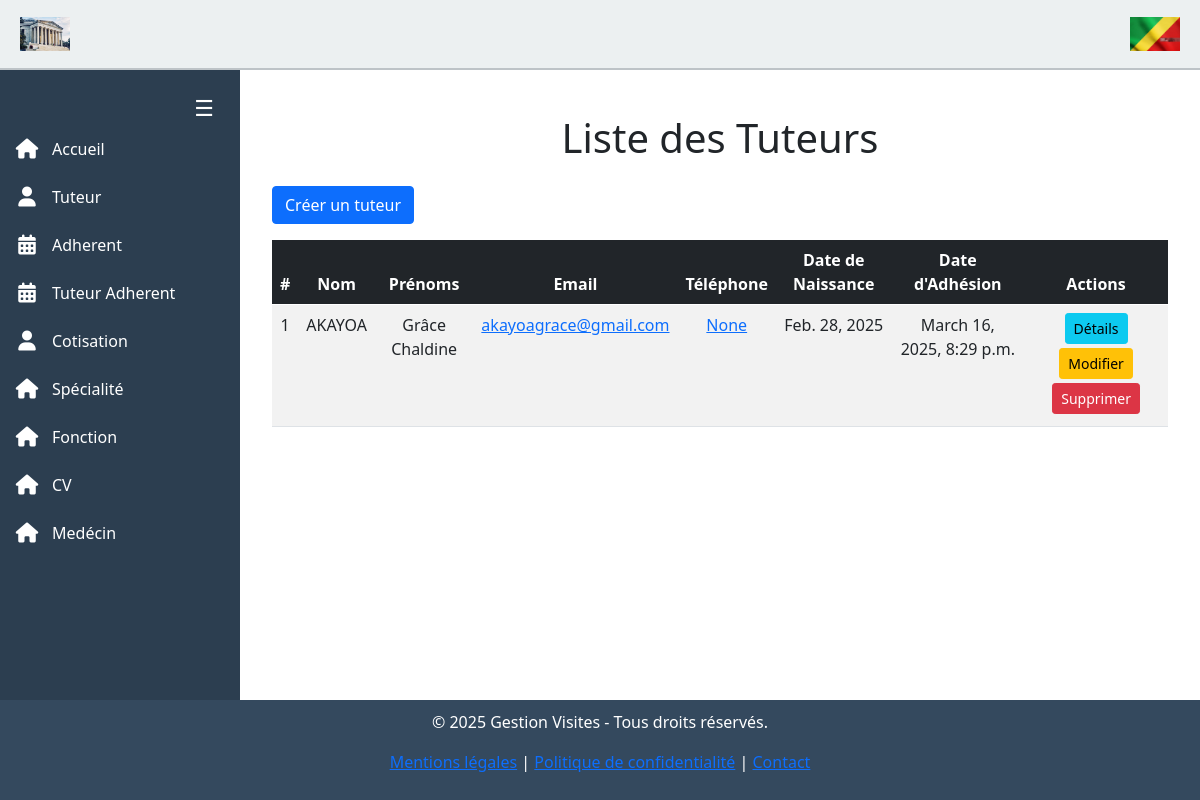
/Tuteur/, run on an earlier commit of the app's database.
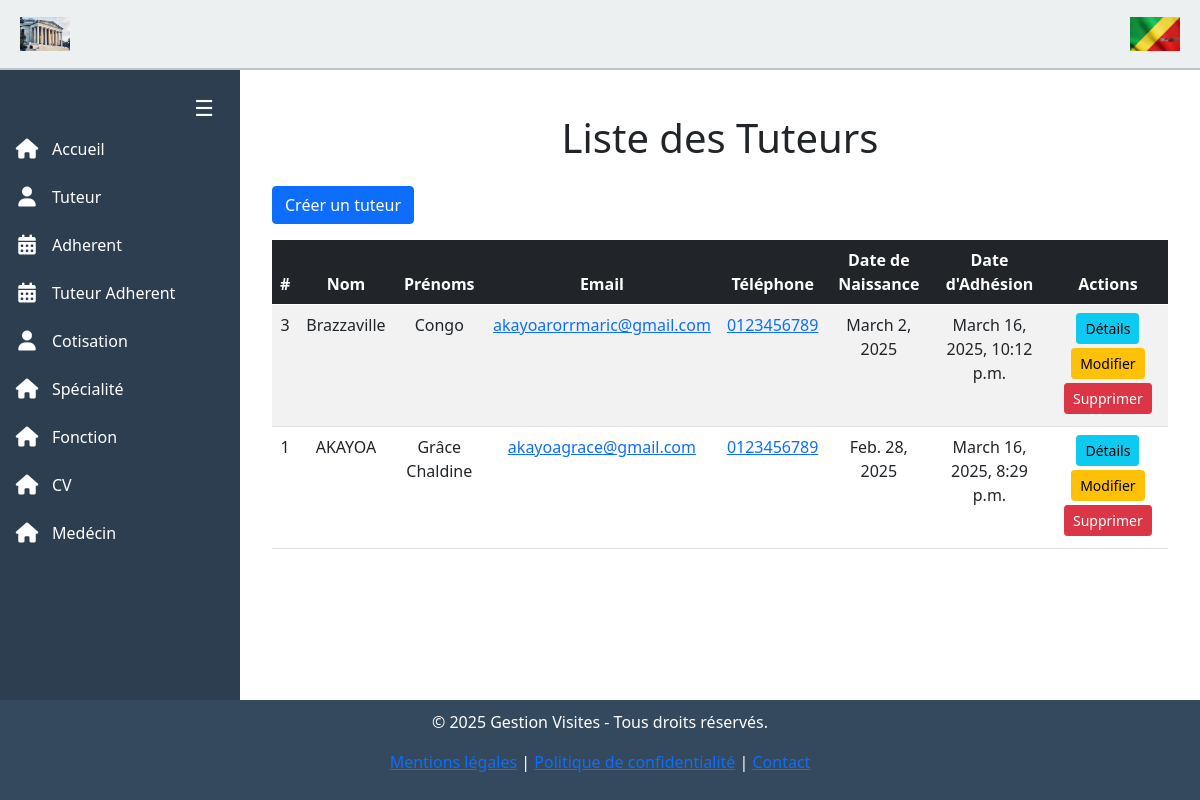
And on a later commit of the database.
### tuteur/models.py (models this page shows)
class Tuteur(User):
    statut = models.CharField(max_length=15, default='Tuteur')

### user/models.py (models this page shows, shortened)
class User(models.Model):
    last_name = models.CharField(max_length=50, null=True, blank=False, validators=[validate_no_numbers])
    first_name = models.CharField(max_length=50, null=True, blank=True, validators=[validate_no_numbers])
    sexe = models.CharField(max_length=50, choices=[('Masculin', 'Masculin'), ('Féminin', 'Féminin')])
    date_naissance = models.DateField(null=True, blank=True)
    lieu_naissance = models.CharField(max_length=50, null=True, blank=True)
    lieu_residence = models.CharField(max_length=50, null=True, blank=True)
    adresse = models.CharField(max_length=50, null=True, blank=True)
    email = models.EmailField(max_length=40, unique=True, default='example@example.com')
    telephone = models.CharField(max_length=15, blank=True, null=True)
    date_creation = models.DateTimeField(auto_now_add=True)
    image = models.ImageField(default="1.png", upload_to='adherent/', blank=True, null=True)
    groups = models.ManyToManyField(
        'auth.Group',
        related_name="custom_user_groups",
        blank=True
    )
    user_permissions = models.ManyToManyField(
        'auth.Permission',
        related_name="custom_user_permissions",
        blank=True
    )

### tuteur/views.py (the view)
# urls.py: path('', views.tuteur_list, name='Tuteur'),
def tuteur_list(request):
    tuteur = Tuteur.objects.all().order_by("-date_creation")
    return render(request, 'Tuteur/tuteur_list.html', context={'tuteur': tuteur})

### tuteur/templates/tuteur/tuteur_list.html (shortened to what this page needs)
{% extends 'template_base.html' %}
{% block contenue %}
<div class="container mt-4">
    <h1 class="text-center mb-4">Liste des Tuteurs</h1>
    <div class="d-flex justify-content-between align-items-center mb-3">
        <a href="{% url 'Tuteur:creer' %}" class="btn btn-primary">
             Créer un tuteur
        </a>
    </div>
    <div class="table-responsive">
        <table class="table table-striped table-hover text-center">
            <thead class="table-dark">
                <tr>
                    <th>#</th>
                    <th>Nom</th>
                    <th>Prénoms</th>
                    <th>Email</th>
                    <th>Téléphone</th>
                    <th>Date de Naissance</th>
                    <th>Date d'Adhésion</th>
                    <th>Actions</th>
                </tr>
            </thead>
            <tbody>
                {% for tuteur in tuteur %}
                <tr>
                    <td>{{ tuteur.id }}</td>
                    <td>{{ tuteur.last_name }}</td>
                    <td>{{ tuteur.first_name }}</td>
                    <td>
                        <a href="mailto:{{ tuteur.email }}">
                            {{ tuteur.email }}
                        </a>
                    </td>
                    <td>
                        <a href="tel:{{ tuteur.telephone }}" >
                            {{ tuteur.telephone}}
                        </a>
                    </td>
                    <td>{{ tuteur.date_naissance }}</td>
                    <td>{{ tuteur.date_creation }}</td>
                    <td>
                        <a href="{% url 'Tuteur:infomation' tuteur.id %}" class="btn btn-info btn-sm mb-1">
                             Détails
                        </a>
                        <a href="{% url 'Tuteur:modifier' tuteur.id %}" class="btn btn-warning btn-sm mb-1">
                             Modifier
                        </a>
                        <a href="{% url 'Tuteur:supprimer' tuteur.id %}" class="btn btn-danger btn-sm mb-1">
                             Supprimer
                        </a>
                    </td>
                </tr>
                {% empty %}
                <tr>
                    <td colspan="8" class="text-center text-muted">Aucun tuteur trouvé.</td>
                </tr>
                {% endfor %}
            </tbody>
        </table>
    </div>
</div>
{% endblock %}

What changed in the data, as far as the page shows it:
added Tuteur: id "3", last_name "Brazzaville", first_name "Congo", email "akayoarorrmaric@gmail.com", telephone "0123456789", date_naissance "March 2, 2025", date_creation "March 16, 2025, 10:12 p.m."
changed through a linked row, Tuteur "AKAYOA": telephone "None" → "0123456789"
